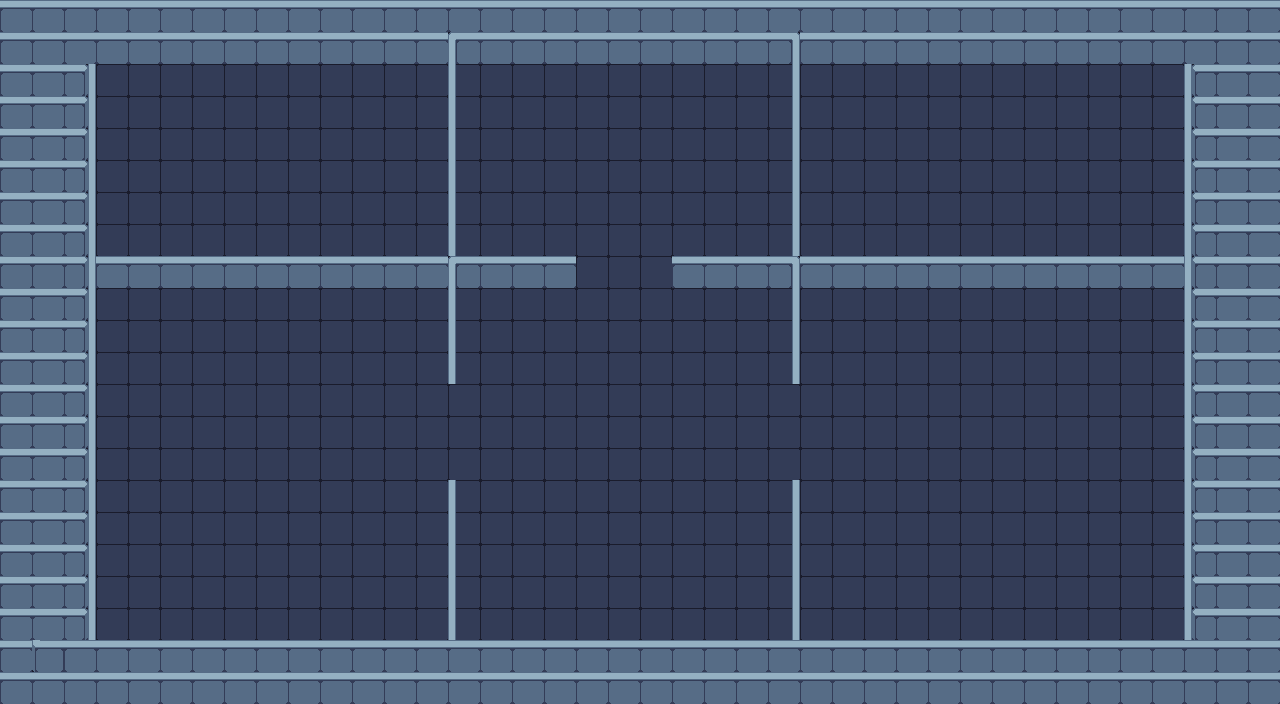

Tiled map render using the project's own tile images. Description and the map definition, with tile-layer contents summarised, below:
An orthogonal 40x22 tile map with 32x32 px tiles, 3 tile layers (ground, cover walls, Walls), 3 tilesets and 23 objects (5x terminal, closed door, opened door).

<map version="1.10" tiledversion="1.11.2" orientation="orthogonal" renderorder="right-down" width="40" height="22" tilewidth="32" tileheight="32" infinite="0" nextlayerid="8" nextobjectid="25">
 <tileset firstgid="1" source="tileset x1.tsx" />
 <tileset firstgid="852" source="../terminal.tsx" />
 <tileset firstgid="853" source="../doors.tsx" />
 <layer id="1" name="ground" width="40" height="22">
  <data>[880 cells, 880 non-empty, 1 distinct tile ids]</data>
 </layer>
 <layer id="3" name="cover walls" width="40" height="22">
  <data>[880 cells, 72 non-empty, 2 distinct tile ids]</data>
 </layer>
 <layer id="2" name="Walls" width="40" height="22" locked="1">
  <data>[880 cells, 339 non-empty, 12 distinct tile ids]</data>
 </layer>
 <objectgroup id="4" name="collision">
  <object id="1" x="0" y="0" width="1280" height="64" />
  <object id="2" x="1216" y="64" width="64" height="640" />
  <object id="3" x="0" y="640" width="1280" height="64" />
  <object id="4" x="0" y="0" width="64" height="704" />
  <object id="5" x="64" y="288" width="384" />
  <object id="6" x="800" y="288" width="416" />
  <object id="7" x="800" y="64" height="192" />
  <object id="8" x="448" y="64" height="192" />
  <object id="9" x="64" y="256" width="512" height="32" />
  <object id="10" x="672" y="256" width="544" height="32" />
  <object id="11" x="448" y="288" height="96" />
  <object id="12" x="800" y="288" height="96" />
  <object id="13" x="800" y="480" height="160" />
  <object id="14" x="448" y="480" height="160" />
  <object id="15" x="0" y="0" width="96" height="704" />
  <object id="16" x="1184" y="0" width="96" height="704" />
 </objectgroup>
 <objectgroup id="6" name="terminal">
  <object id="18" name="terminal" gid="852" x="1056" y="416" width="32" height="32" />
  <object id="19" name="terminal" gid="852" x="192" y="416" width="32" height="32" />
  <object id="20" name="terminal" gid="852" x="608" y="608" width="32" height="32" />
  <object id="21" name="terminal" gid="852" x="640" y="384" width="32" height="32" />
  <object id="22" name="terminal" gid="852" x="608" y="160" width="32" height="32" />
 </objectgroup>
 <objectgroup id="7" name="doors">
  <object id="23" name="closed door" gid="853" x="704" y="96" width="32" height="32" />
  <object id="24" name="opened door" gid="854" x="704" y="96" width="32" height="32" />
 </objectgroup>
</map>
